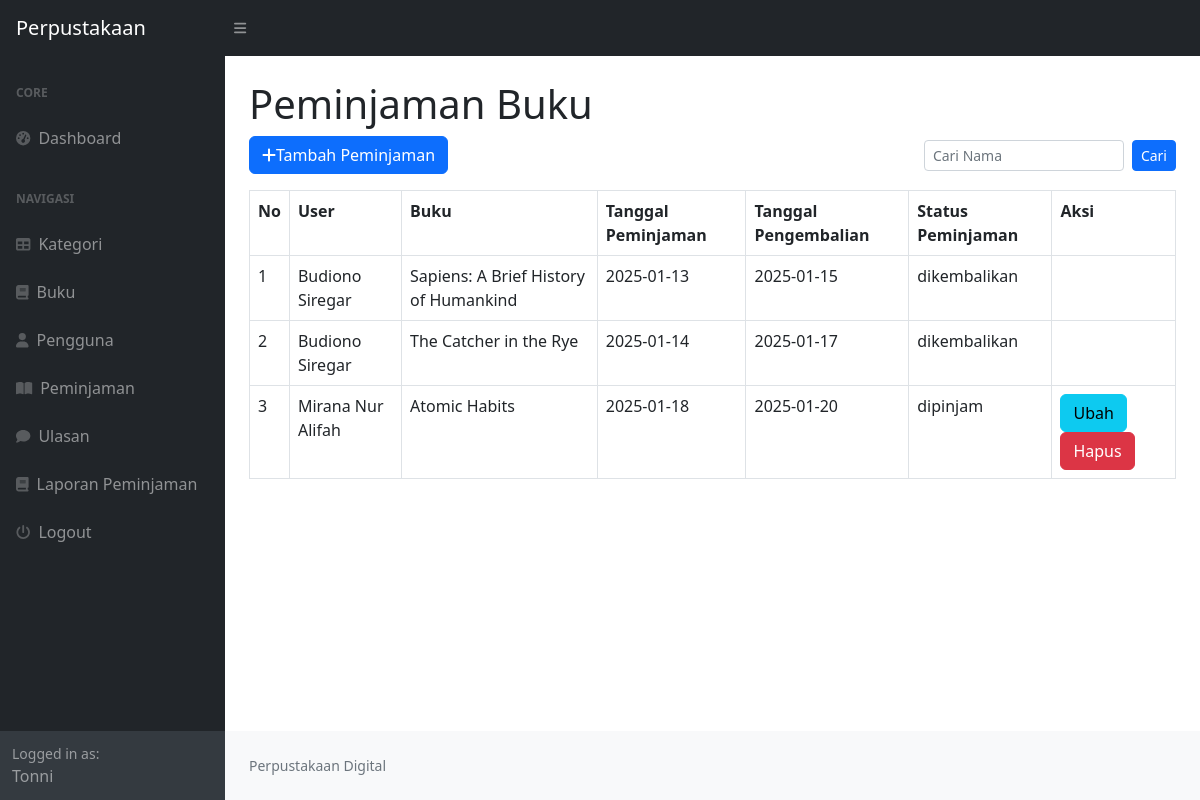
Screenshot of /index.php?page=peminjaman (signed in) with the database file from the repository.
### tables this page shows
CREATE TABLE `peminjaman` (
  `id_peminjaman` int NOT NULL,
  `id_user` int DEFAULT NULL,
  `id_buku` int DEFAULT NULL,
  `tanggal_peminjaman` varchar(255) DEFAULT NULL,
  `tanggal_pengembalian` varchar(255) DEFAULT NULL,
  `status_peminjaman` enum('dipinjam','dikembalikan') DEFAULT NULL
);

CREATE TABLE `user` (
  `id_user` int NOT NULL,
  `nama` varchar(255) DEFAULT NULL,
  `username` varchar(255) DEFAULT NULL,
  `password` varchar(255) DEFAULT NULL,
  `email` varchar(255) DEFAULT NULL,
  `alamat` text,
  `no_telepon` varchar(255) DEFAULT NULL,
  `level` enum('admin','peminjam') DEFAULT NULL
);

CREATE TABLE `buku` (
  `id_buku` int NOT NULL,
  `id_kategori` int DEFAULT NULL,
  `judul` varchar(255) DEFAULT NULL,
  `penulis` varchar(255) DEFAULT NULL,
  `penerbit` varchar(255) DEFAULT NULL,
  `tahun_terbit` varchar(255) DEFAULT NULL,
  `deskripsi` text
);

### peminjaman.php (the view, shortened to what this page needs)
<h1 class="mt-4">
    <?php
    $title = $_SESSION['user']['level'] == 'admin' ? "Peminjaman Buku" : "Pinjam Buku";
    echo "$title";
    ?>
</h1>
<div class="row">
    <div class="col-md-12">
        <div class="d-flex justify-content-between align-items-center mb-3">
            <a href="?page=peminjaman_tambah" class="btn btn-primary"><i class="fa fa-plus"></i>Tambah Peminjaman</a>
            <?php
            if ($_SESSION['user']['level'] == 'admin') {
            ?>
                <form method="GET" action="" class="d-flex align-items-center">
                    <input type="text" name="cari" class="form-control form-control-sm" placeholder="Cari Nama" style="width: 200px;">
                    <button type="submit" class="btn btn-primary btn-sm ms-2">Cari</button>
                </form>
            <?php
            }
            ?>
        </div>
        <table class="table table-bordered" id="dataTable" width="100%" cellspacin="5">
            <tr>
                <th>No</th>
                <th>User</th>
                <th>Buku</th>
                <th>Tanggal Peminjaman</th>
                <th>Tanggal Pengembalian</th>
                <th>Status Peminjaman</th>
                <?php
                if ($_SESSION['user']['level'] == 'admin') {
                ?>
                    <th>Aksi</th>
                <?php
                }
                ?>
            </tr>
            <?php
            $i = 1;
            if ($_SESSION['user']['level'] != 'admin') {
                $query = mysqli_query($koneksi, "SELECT * FROM peminjaman LEFT JOIN user on user.id_user = peminjaman.id_user LEFT JOIN buku on buku.id_buku = peminjaman.id_buku WHERE peminjaman.id_user=" . $_SESSION['user']['id_user']);
            } else {
                $sql = "SELECT * FROM peminjaman LEFT JOIN user on user.id_user = peminjaman.id_user LEFT JOIN buku on buku.id_buku = peminjaman.id_buku";
                $query = mysqli_query($koneksi, $sql);
            }
            while ($data = mysqli_fetch_array($query)) {
            ?>
                <tr>
                    <td><?php echo $i++ ?></td>
                    <td><?php echo $data['nama']; ?></td>
                    <td><?php echo $data['judul']; ?></td>
                    <td><?php echo $data['tanggal_peminjaman']; ?></td>
                    <td><?php echo $data['tanggal_pengembalian']; ?></td>
                    <td><?php echo $data['status_peminjaman']; ?></td>
                    <?php
                    if ($_SESSION['user']['level'] == 'admin') {
                    ?>
                        <td>
                            <?php
                            if ($data['status_peminjaman'] != 'dikembalikan') {
                            ?>
                                <a href="?page=peminjaman_ubah&&id=<?php echo $data['id_peminjaman']; ?>" class="btn btn-info">Ubah</a>
                                <a onclick="return confirm('Apakah Anda Akan menghapus data ini')" href="?page=peminjaman_hapus&&id=<?php echo $data['id_peminjaman']; ?>" class="btn btn-danger">Hapus</a>
                            <?php
                            }
                            ?>
                        </td>
                    <?php
                    }
                    ?>
                <tr>
                <?php
            }
                ?>
        </table>
    </div>
</div>

### rows the page displays
peminjaman: id_user.nama "Budiono Siregar", id_buku.judul "Sapiens: A Brief History of Humankind", tanggal_peminjaman "2025-01-13", tanggal_pengembalian "2025-01-15", status_peminjaman "dikembalikan"
peminjaman: id_user.nama "Budiono Siregar", id_buku.judul "The Catcher in the Rye", tanggal_peminjaman "2025-01-14", tanggal_pengembalian "2025-01-17", status_peminjaman "dikembalikan"
peminjaman: id_user.nama "Mirana Nur Alifah", id_buku.judul "Atomic Habits", tanggal_peminjaman "2025-01-18", tanggal_pengembalian "2025-01-20", status_peminjaman "dipinjam"

### other values shown
$_SESSION['user']['nama'] "Tonni"
$title "Peminjaman Buku"
